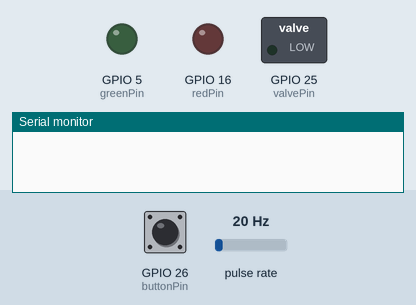
The sketch below on a simulated ESP32. On the bench: switched loads named in the sketch (green lamp = pin HIGH), output pins drawn as LEDs (lit = HIGH), the last lines printed to the serial monitor. Wiring (inferred from the names in the program): pulse sensor: data GPIO 2. The test bench sets the inputs (shaded band); at power-on: GPIO 26 (buttonPin) HIGH, pulse rate 20 Hz. WiFi joins after 1.5 s; servers stay silent unless stated; web services answer with replies made up by the test bench.

Above: at 1.2 s.
1.3 s: GPIO 26 (buttonPin) pulled LOW for 3.2 s
At 4.2 s:
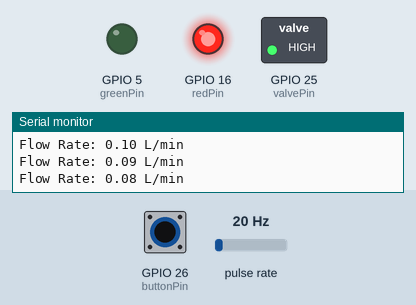
6.0 s: GPIO 26 (buttonPin) pulled LOW for 1 s
At 7.5 s:
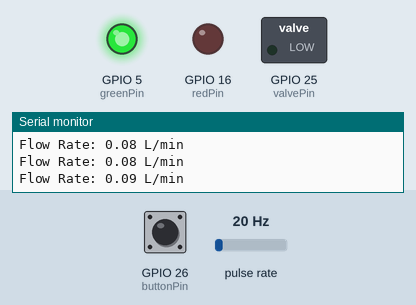
Timing chart, 0 to 9.0 s (numbered marks = the images above; inputs shaded):
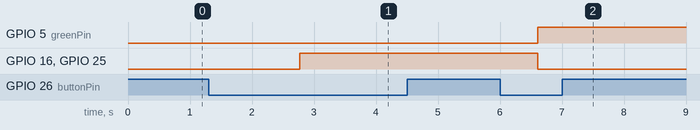

The sketch:

Final-Version.ino
```cpp
#include <WiFi.h>

const char* ssid = "******";
const char* password = "******";
const char* server = "api.thingspeak.com"; // using Thingspeak server
const char* apiKey = "******";
const int sensorPin = 2;    // Define your sensor pin here
const int valvePin = 25;    // Pin connected to the electrovalve
const int buttonPin = 26;   // Pin connected to the button
const int greenPin = 5;      // Pin connected to the LED green on
const int redPin = 16;      // pin for redpin connected to in 16
volatile long pulse;
bool valveState = LOW;
bool greenState = HIGH;       // State of the green led low
bool redState = LOW;     // Set thge state of red pin high
bool wifiConnected = false;
const float maxFlowRate = 2.0; // Maximum flow rate in liters per minute
const float pulsesPerLiter = 300; // Number of pulses per liter from the flow sensor

void setup() {
    pinMode(sensorPin, INPUT);
    pinMode(valvePin, OUTPUT);
    pinMode(buttonPin, INPUT_PULLUP); // Assuming the button is connected to ground when pressed
    pinMode(greenPin, OUTPUT);          // Set the green LED pin as output
    pinMode(redPin, OUTPUT);          // Set the red LED pin as output
    Serial.begin(115200);
    attachInterrupt(digitalPinToInterrupt(sensorPin), increase, RISING);
}

void loop() {
    static bool lastButtonState = HIGH;
    bool currentButtonState = digitalRead(buttonPin);

    // Check for a button state change from released to pressed
    if (lastButtonState == HIGH && currentButtonState == LOW) {
        // Button has been pressed, toggle the state of the valve and LED
        valveState = !valveState;

        // switch the to opposite if high go low if low go high
        greenState = !greenState;

        // set the state of red pin to opposite of green led
        redState = !greenState;

        // Update the pins based on the new states
        digitalWrite(valvePin, valveState);
        digitalWrite(greenPin, greenState);
        digitalWrite(redPin, redState);

        // Add a small delay to debounce the button
        delay(50);
    }

    // Update the last button state for the next loop iteration
    lastButtonState = currentButtonState;

    if (!wifiConnected){
     connectToWiFi();
    }

    // If connected to Wi-Fi, send data to ThingSpeak
    if (wifiConnected) {
        WiFiClient client;

        // Read the pulse count and reset it
        long pulseCount = pulse;
        pulse = 0;

        // Convert pulse count to flow rate
        float flowRate = pulseCount / pulsesPerLiter; // Calculate flow rate in liters

        // Print flow rate to Serial monitor for visualization
        Serial.print("Flow Rate: ");
        Serial.print(flowRate);
        Serial.println(" L/min");

        // Prepare the URL for the ThingSpeak update
        String url = "/update?api_key=";
        url += apiKey;
        url += "&field1=";
        url += String(flowRate);

        if (client.connect(server, 80)) {
            // Send the HTTP request
            client.print(String("GET ") + url + " HTTP/1.1\r\n" +
                         "Host: " + server + "\r\n" +
                         "Connection: close\r\n\r\n");

            // Wait for the response
            while (client.available()) {
                String line = client.readStringUntil('\r');
            }
            client.stop();
        }
    }
}

void increase() {
    pulse++; // Increment pulse when sensor event occurs
}

void connectToWiFi() {
    WiFi.begin(ssid, password);
    int attemptCount = 0;
    while (WiFi.status() != WL_CONNECTED && attemptCount < 10) {
        delay(500);
        attemptCount++;
    }
    if (WiFi.status() == WL_CONNECTED) {
        wifiConnected = true;
    }
  }
```

Measured:
- after the input at 1.3 s, GPIO 16 (redPin), GPIO 25 (valvePin): LOW → HIGH after 1.5 s
- after the input at 6.0 s, GPIO 5 (greenPin): LOW → HIGH after 0.61 s; GPIO 16 (redPin), GPIO 25 (valvePin): HIGH → LOW after 0.61 s
